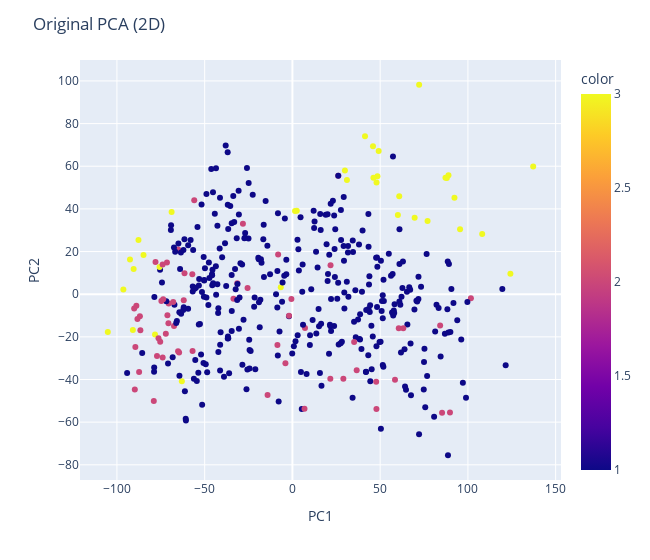
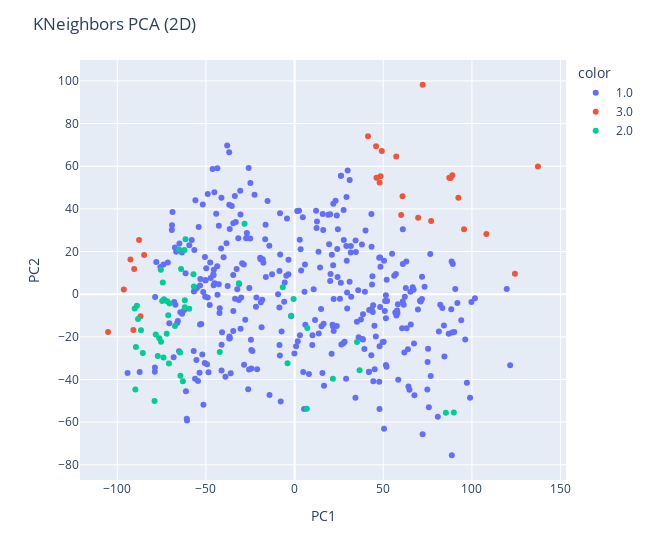

Notebook code cell kept with these figures, in order:
### Markdown cell above
Par contre en regardant le score pour chaque classe, on remarque que celui-ci est très bon pour la classe 1 mais beaucoup moins bon pour la classe 2 et 3

### Code cell
from sklearn.decomposition import PCA
import plotly.express as px

# Réaliser l'analyse en composantes principales (PCA)
cls = PCA(n_components=21)
pcs = cls.fit_transform(data_test)

# Créer la première figure avec un titre
fig_original = px.scatter(x=pcs.T[0], y=pcs.T[1], color=labels_test, 
                          labels={'x': 'PC1', 'y': 'PC2'}, width=650)
fig_original.update_layout(title="Original PCA (2D)")

# Créer la deuxième figure avec un titre
fig_KNeighbors = px.scatter(x=pcs.T[0], y=pcs.T[1], color=prediction, 
                            labels={'x': 'PC1', 'y': 'PC2'}, width=650)
fig_KNeighbors.update_layout(title="KNeighbors PCA (2D)")

# Afficher les figures
fig_original.show()
fig_KNeighbors.show()

### Figure 1 — Plotly figure (JSON) as saved in the notebook; plotly's stock layout.template omitted (floating-point values rounded to 4 significant figures; data arrays with more than 128 entries replaced by an {"elided": "..."} marker saying what was removed)
{"data": [{"hovertemplate": "PC1=%{x}<br>PC2=%{y}<br>color=%{marker.color}<extra></extra>", "legendgroup": "", "marker": {"color": {"elided": "426 int values"}, "coloraxis": "coloraxis", "symbol": "circle"}, "mode": "markers", "name": "", "orientation": "v", "showlegend": false, "type": "scatter", "x": {"elided": "426 float values"}, "xaxis": "x", "y": {"elided": "426 float values"}, "yaxis": "y"}], "layout": {"coloraxis": {"colorbar": {"title": {"text": "color"}}, "colorscale": [[0, "#0d0887"], [0.1111, "#46039f"], [0.2222, "#7201a8"], [0.3333, "#9c179e"], [0.4444, "#bd3786"], [0.5556, "#d8576b"], [0.6667, "#ed7953"], [0.7778, "#fb9f3a"], [0.8889, "#fdca26"], [1, "#f0f921"]]}, "legend": {"tracegroupgap": 0}, "margin": {"t": 60}, "title": {"text": "Original PCA (2D)"}, "width": 650, "xaxis": {"anchor": "y", "domain": [0, 1], "title": {"text": "PC1"}}, "yaxis": {"anchor": "x", "domain": [0, 1], "title": {"text": "PC2"}}}}

### Figure 2 — Plotly figure (JSON) as saved in the notebook; plotly's stock layout.template omitted (floating-point values rounded to 4 significant figures; data arrays with more than 128 entries replaced by an {"elided": "..."} marker saying what was removed)
{"data": [{"hovertemplate": "color=1.0<br>PC1=%{x}<br>PC2=%{y}<extra></extra>", "legendgroup": "1.0", "marker": {"color": "#636efa", "symbol": "circle"}, "mode": "markers", "name": "1.0", "orientation": "v", "showlegend": true, "type": "scatter", "x": {"elided": "349 float values"}, "xaxis": "x", "y": {"elided": "349 float values"}, "yaxis": "y"}, {"hovertemplate": "color=3.0<br>PC1=%{x}<br>PC2=%{y}<extra></extra>", "legendgroup": "3.0", "marker": {"color": "#EF553B", "symbol": "circle"}, "mode": "markers", "name": "3.0", "orientation": "v", "showlegend": true, "type": "scatter", "x": [-92.55, -84.84, 57.3, -87.72, 88.93, 60.1, 108.1, -96.31, 77.01, -105.2, 95.53, 60.87, -86.91, 48.46, 46.17, 45.92, 92.34, 137.2, 87.22, -90.92, 87.99, 72.21, 49.15, 47.93, -90.47, 41.38, 124.2, 69.65], "xaxis": "x", "y": [16.23, 18.33, 64.52, 25.38, 55.72, 37.18, 28.18, 2.157, 34.3, -17.69, 30.39, 45.93, -10.39, 55.3, 54.56, 69.4, 45.26, 59.82, 54.66, -16.73, 54.5, 98.21, 67.16, 52.42, 11.85, 74.07, 9.529, 35.87], "yaxis": "y"}, {"hovertemplate": "color=2.0<br>PC1=%{x}<br>PC2=%{y}<extra></extra>", "legendgroup": "2.0", "marker": {"color": "#00cc96", "symbol": "circle"}, "mode": "markers", "name": "2.0", "orientation": "v", "showlegend": true, "type": "scatter", "x": [-75.41, -67.46, -6.639, -61.92, -78.28, -88.92, -65.13, 85.27, -64.56, -61.52, -89.8, 7.162, 36.63, -42.2, -71.23, -70.5, 21.61, -56.79, -75.33, -62.1, -72.13, -90.16, -76.3, -57.03, -71.85, -31.42, -59.42, -74.66, -63.0, -85.59, -77.16, -89.49, -28.21, -78.98, -88.31, -73.93, -1.935, -64.37, -61.93, -86.63, 6.883, -3.982, 89.78, -0.5737, -70.88, -73.64, -74.32, 35.17, -64.01], "xaxis": "x", "y": [11.47, -14.87, 3.309, -2.802, -18.93, -5.476, 20.99, -55.57, -27.34, 25.8, -44.67, -15.81, -35.69, -27.05, -9.838, -4.341, -39.7, 3.645, -22.25, 20.76, -18.53, -6.734, -20.7, 9.339, -3.353, 5.095, -6.876, -3.155, -40.82, -27.55, -28.94, -24.71, 33.0, -50.13, -11.67, -29.68, -10.11, -38.23, -6.152, -16.92, -53.75, -32.36, -55.5, -2.236, -32.44, -2.405, 5.502, -22.39, 11.82], "yaxis": "y"}], "layout": {"legend": {"title": {"text": "color"}, "tracegroupgap": 0}, "margin": {"t": 60}, "title": {"text": "KNeighbors PCA (2D)"}, "width": 650, "xaxis": {"anchor": "y", "domain": [0, 1], "title": {"text": "PC1"}}, "yaxis": {"anchor": "x", "domain": [0, 1], "title": {"text": "PC2"}}}}
